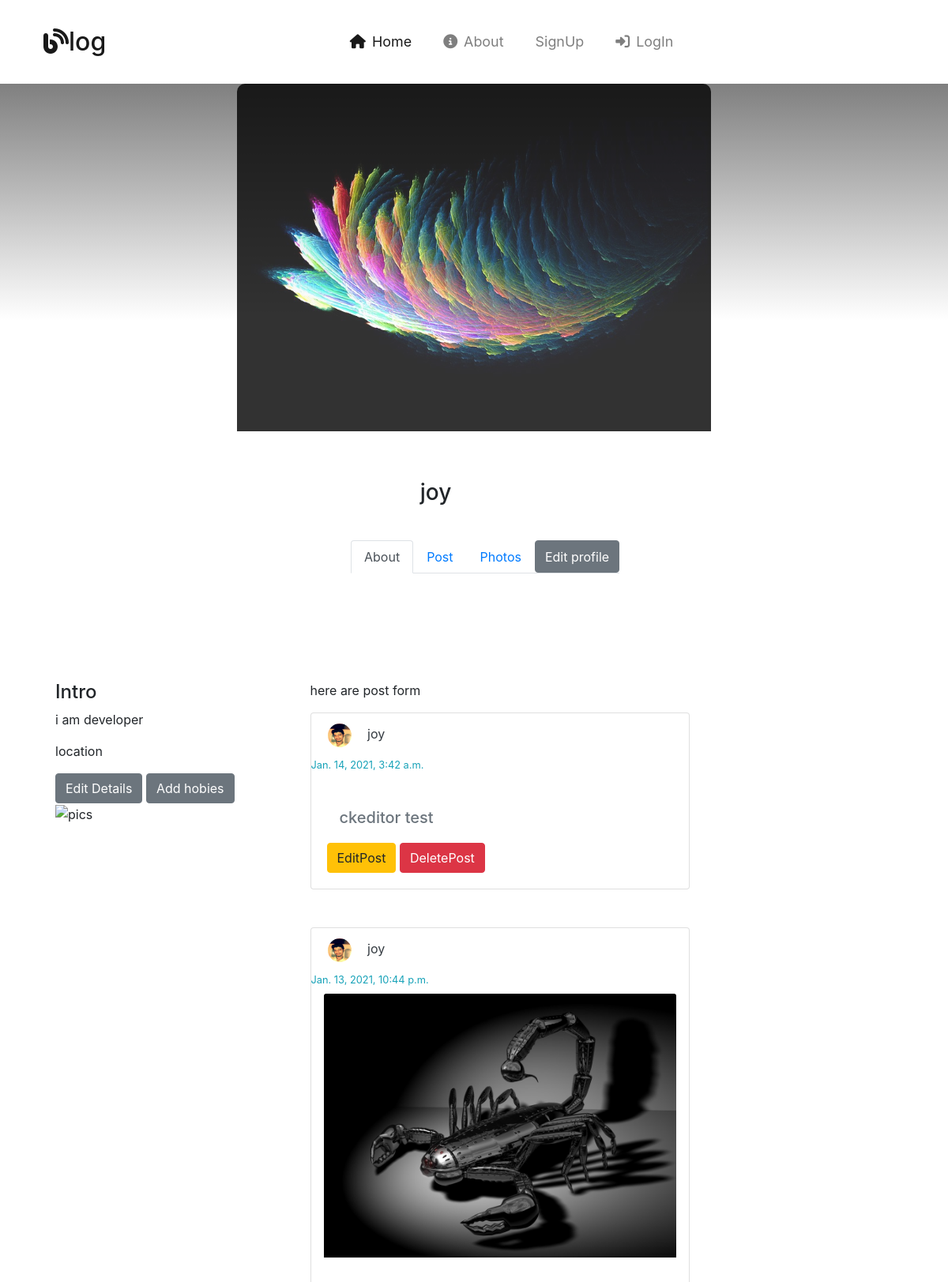
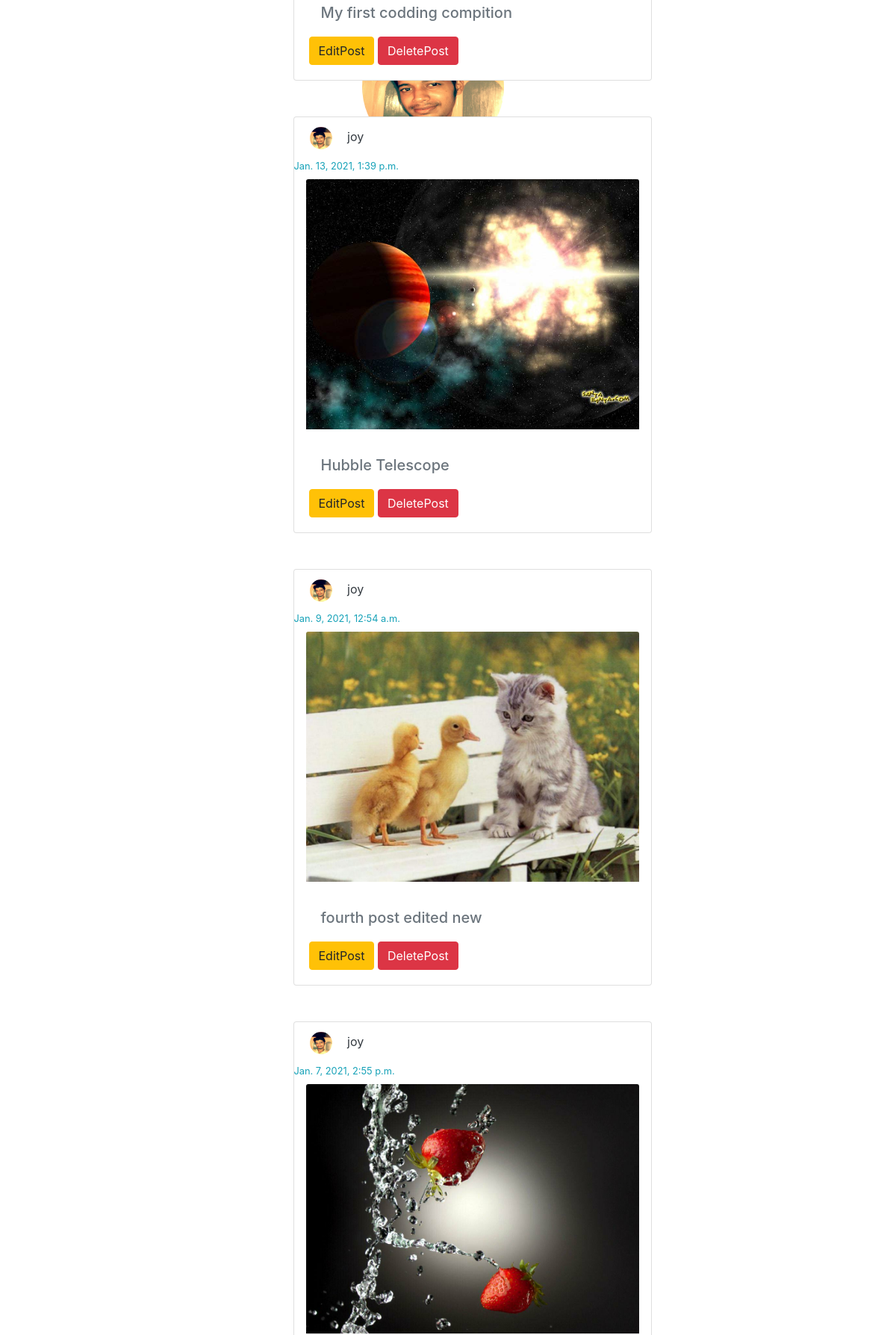
Screenshot of /profile/joy/ (upper part) with the database file from the repository (2 pictures, top to bottom).
### blog/models.py (models this page shows, shortened)
class UserProfile(models.Model):
    profile_Image = models.ImageField(default="images/default_profile/default-profile.jpg", upload_to='images/profile_pic/')
    bio = models.TextField(null=True)
    user = models.OneToOneField(User, null=True, on_delete=models.CASCADE)
    cover_Image = models.ImageField(upload_to='images/cover_img/', null=True, blank=True)
    secondary_school = models.ForeignKey(SecondarySchool, null=True, blank=True, on_delete=models.DO_NOTHING)
    higher_secondary_school = models.ForeignKey(HigherSecondarySchool, null=True, blank=True, on_delete=models.DO_NOTHING)

class Post(models.Model):
    title = models.CharField(max_length=128)
    user=models.ForeignKey(User,on_delete=models.CASCADE)
    description = RichTextField(blank=True,null=True)
    creation_date = models.DateTimeField(auto_now_add=True)
    category = models.CharField(max_length=128,default="coding")
    image = models.ImageField(upload_to='images/post/', blank=True, null=True)
    like = models.ManyToManyField(User,related_name="Post")

### blog/views.py (the view)
# urls.py: path('profile/<str:pk>/',views.dashboard,name="profile"),
def dashboard(request,pk):
    dash = ProfileForm()
    chpic = ChangeProfilePicForm()
    print(pk)
    userprofile = UserProfile.objects.get(user__username=pk)
    post_data = Post.objects.filter(user__username=pk)
    context = {"posts":post_data,'dashboard':dash, 'userprofile':userprofile, 'chpic':chpic}
    return render(request,'blog/profile.html',context)

### blog/templates/blog/profile.html (shortened to what this page needs)
{% extends 'base.html' %}
{% load static %}
{% block css %}
    <link rel="stylesheet" href="{% static 'css/profile.css' %}">
    <link rel="stylesheet" href="{% static 'css/navbar.css' %}">
{% endblock %}
{% block content %}
    <header>
        {% include 'blog/navbar.html' %}
    </header>
    <main>
        <section class="user_profile" id="user_profile">
            <div>
                <div id="carouselExampleSlidesOnly" class="carousel slide" data-ride="carousel">
                    <div class="carousel-inner">
                        <div class="carousel-item active">
                            {% if userprofile.cover_Image %}
                            <img src="/media/{{userprofile.cover_Image}}" class="d-block w-50 cover_pic" alt="cover pic">
                            {% endif %}
                        </div>
                    </div>
                </div>
                <div class="row">
                    <img src="/media/{{userprofile.profile_Image}}" alt="profile_pic" width="200px" height="200px" class="profile_pic">
                    <p class="h3 profile_username ">
                        {% if userprofile.user.first_name and userprofile.user.last_name %}
                            {{userprofile.user.first_name}}  {{userprofile.user.last_name}}
                        {% else %}
                            {{userprofile.user.first_name}}
                        {% endif %}
                    </p>
                </div>
                <div class="row container">
                    <ul class="nav nav-tabs">
                      <li class="nav-item">
                        <a class="nav-link active" href="#">About</a>
                      </li>
                      <li class="nav-item">
                        <a class="nav-link" href="#">Post</a>
                      </li>
                      <li class="nav-item">
                        <a class="nav-link" href="#">Photos</a>
                      </li>
                        <button type="button" class="btn btn-secondary" data-toggle="modal" data-target="#EditProfileModal">
                          Edit profile
                        </button>
                    </ul>
                </div>
                <div class="row container">
                    <div class="col-md-3 left under_nav_section">
                        <div class="row">
                            <p class="h4">Intro</p><br>
                            <div>
                                <p class="education">
                                    {{userprofile.bio|default:"no bio found <br>please write your bio"|safe}}
                                </p>
                                <p class="location">location</p>
                                <a class="btn btn-secondary text-white"> Edit Details</a>
                                <a class="btn btn-secondary text-white"> Add hobies</a>
                                <div class="row photo_section">
                                    <div class="col-md-4">
                                        <img src="" alt="pics">
                                    </div>
                                </div>
                            </div>
                        </div>
                    </div>
                    <div class="col-md-4 under_nav_section">
                        <form action="" method="POST">
                            <p>here are post form</p>
                        </form>
                        {% if posts %}
                        {% for post in posts reversed %}
                        <div class="card mb-5" style="width: 30rem;">
                            <a href="#user_profile" class="nav-link alert text-dark mb-0">
                                <img src="/media/{{post.user.userprofile.profile_Image}}" width="30px" height="30px" id="profilepic" alt="dp" class="mr-3 rounded-circle">
                                {% if post.user.first_name %}
                                    {{post.user.first_name}} {{post.user.last_name}}
                                {% else %}
                                    {{post.user}}
                                {% endif %}
                            </a>
                            <small class="text-info">{{post.creation_date}}</small>
                            <a href="{% url 'blog:postdetail' post.id %}" class="nav-link text-secondary">
                                {% if post.image %}
                                    <img src="/media/{{post.image}}" class="card-img-top h-25" alt="...">
                                {% endif %}
                              <div class="card-body">
                                <h5 class="card-title">{{post.title}}</h5>
                                <a class="btn btn-warning" href="{% url 'blog:edit_post' post.pk %}">EditPost</a>
                                  <a class="btn btn-danger" href="{% url 'blog:edit_post' post.pk %}" data-toggle="modal" data-target="#deleteModal">DeletePost</a>
                              </div>
                            </a>
                        </div>
                        {% endfor %}
                        {% else %}
                        <p class="text-muted offset-3"> Create you first post</p>
                        {% endif %}
                    </div>
                </div>
            </div>
        </section>
    </main>
{% endblock %}

### staticfiles/css/master.css (style rules this page uses)
* { margin:0; padding:0; box-sizing:border-box; }

### blog/static/css/profile.css (style rules this page uses)
#carouselExampleSlidesOnly .carousel-inner .active { background-image: linear-gradient(#000 -68%, #fff 68%); height:55vh; }
#carouselExampleSlidesOnly .carousel-inner .active .cover_pic { transform:translateX(50%); opacity:0.8; border-radius:10px; }
.user_profile .row .profile_pic { position:absolute; left:40%; top:39%; border-radius:50% !important; border: 5px solid #fff; }
.user_profile .row .profile_username { margin-left:45%; margin-top:5%; }
.user_profile .row .nav-tabs { margin-left:40%; }
.user_profile .row .under_nav_section { transform:translateY(100px) translateX(100px); }
.user_profile .row .left { transform:translateY(100px) translateX(70px); }
.row { margin-right:0; margin-bottom:3%; }

### rows the page displays
UserProfile: cover_Image (picture), profile_Image (picture), user.first_name "joy", bio "i am developer"
Post: user.userprofile.profile_Image (picture), user.first_name "joy", creation_date "Jan. 14, 2021, 3:42 a.m.", title "ckeditor test"
Post: user.userprofile.profile_Image (picture), user.first_name "joy", creation_date "Jan. 13, 2021, 10:44 p.m.", image (picture), title "My first codding compition"
Post: user.userprofile.profile_Image (picture), user.first_name "joy", creation_date "Jan. 13, 2021, 1:39 p.m.", image (picture), title "Hubble Telescope"
Post: user.userprofile.profile_Image (picture), user.first_name "joy", creation_date "Jan. 9, 2021, 12:54 a.m.", image (picture), title "fourth post edited new"
Post: user.userprofile.profile_Image (picture), user.first_name "joy", creation_date "Jan. 7, 2021, 2:55 p.m.", image (picture)
